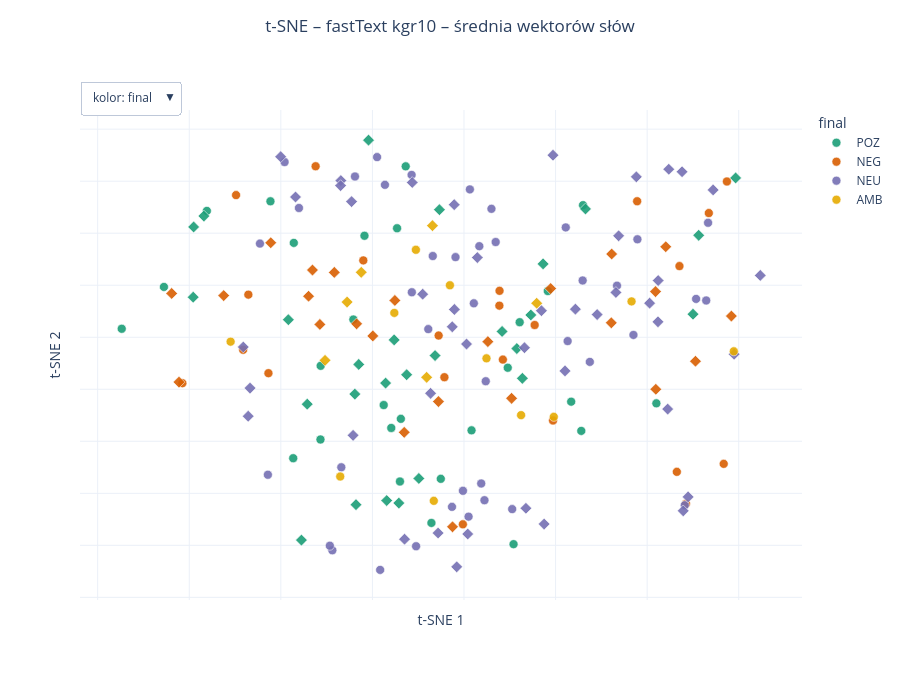
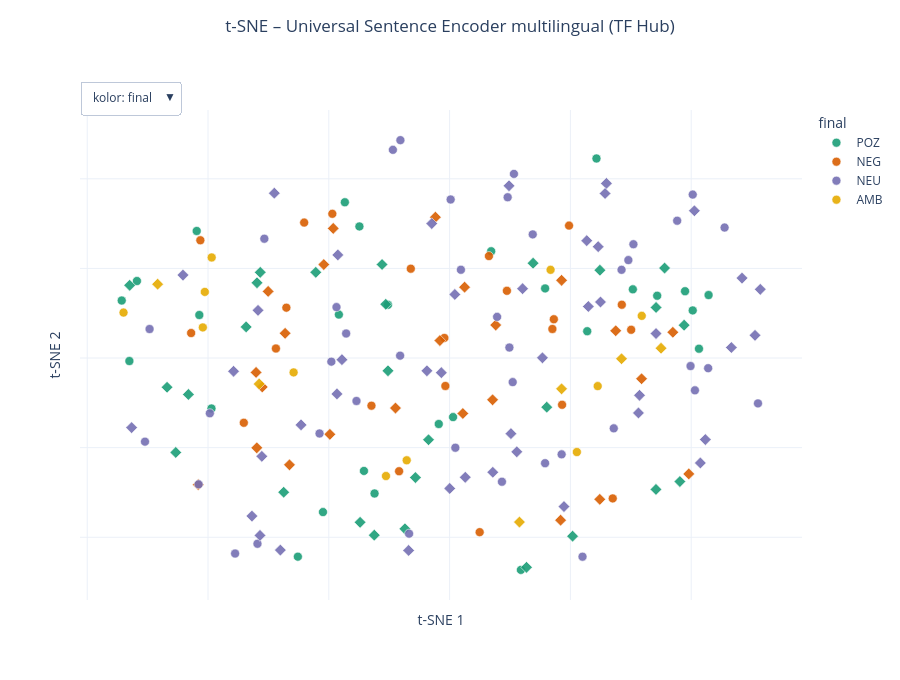
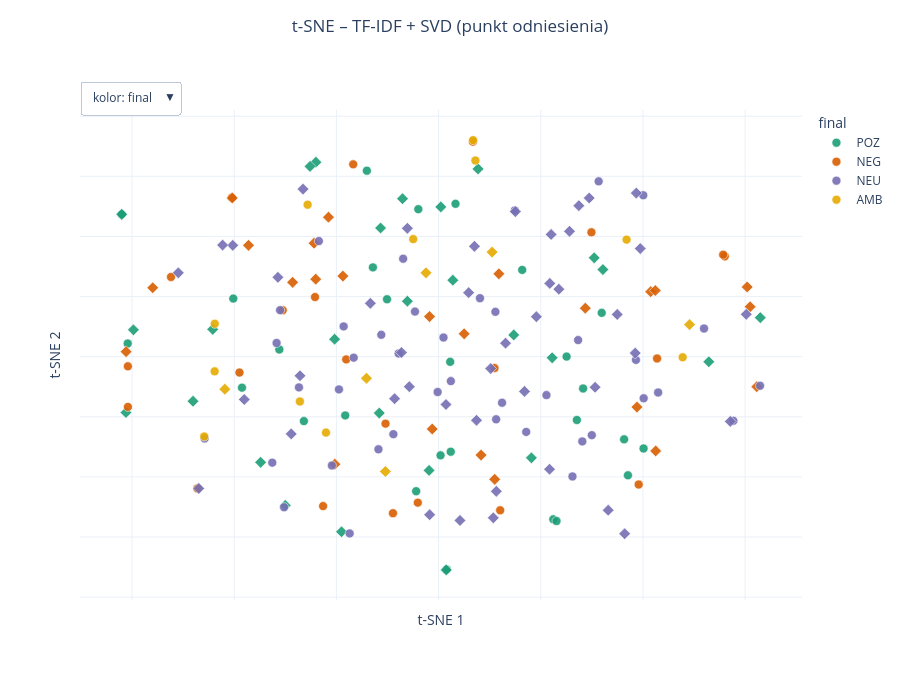

The cell these charts' notebook holds for them, in order:
### Markdown cell above
## 2. Wizualizacja t-SNE z odniesieniem do etykiet [0,5 pkt]

Wykres jest interaktywny: **po najechaniu na punkt widać pełne zdanie oraz etykiety** (gold, A1, A2, final),
iterację i `sent_id`. Domyślnie punkty są kolorowane **uzgodnioną anotacją (`final`)**, a lista rozwijana nad wykresem przełącza kolorowanie między źródłami etykiet,
kliknięcie w legendę ukrywa klasę. Kółko = iteracja 1, romb = iteracja 2.
t-SNE: odległość kosinusowa, inicjalizacja PCA, `perplexity = min(30, (n−1)/3)`, stałe ziarno.
Wykresy zapisują się też jako HTML w `results/text_embeddings/`

### Code cell
xy = {}
for n in E:
    xy[n] = te.tsne_2d(E[n])
    fig = te.make_tsne_figure(df, xy[n], f"t-SNE – {embedders[n].label}")
    fig.write_html(te.OUT_DIR / f"tsne_{n}.html", include_plotlyjs="cdn")
    fig.show()
